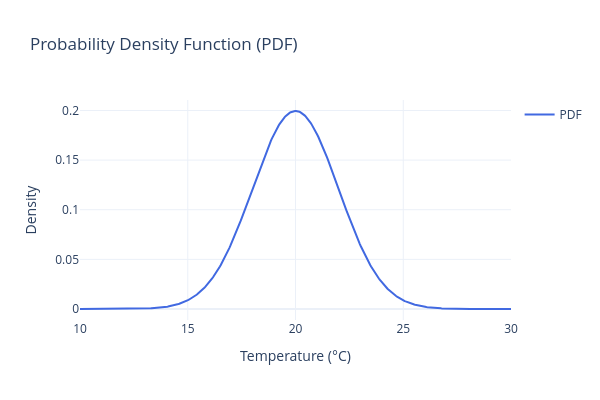

This figure's notebook cell:
### Code cell
# --- Quantile Function Example ---
# Let's find some quantiles
quantiles = [0.05, 0.25, 0.50, 0.75, 0.95]
quantile_values = [
    forecast_distribution.ppf(q) for q in quantiles
]  # ppf is the inverse of cdf

print(f"Forecast Mean: {forecast_mean}°C, Standard Deviation: {forecast_std}°C\n")
print("Key Quantiles:")
for q, val in zip(quantiles, quantile_values):
    print(f"  {q * 100:.0f}th Percentile: {val:.2f}°C")

# --- PDF Visualization (for intuition) ---
import plotly.graph_objs as go

# Create a Plotly figure for the PDF
pdf_trace = go.Scatter(
    x=x_values,
    y=forecast_distribution.pdf(x_values),
    mode="lines",
    name="PDF",
    line=dict(color="royalblue"),
)

layout = go.Layout(
    title="Probability Density Function (PDF)",
    xaxis=dict(title="Temperature (°C)"),
    yaxis=dict(title="Density"),
    template="plotly_white",
    height=400,
    width=600,
    showlegend=True,
)

fig = go.Figure(data=[pdf_trace], layout=layout)
fig.show()

### Figure 1 — Plotly figure (JSON) as saved in the notebook; plotly's stock layout.template omitted (floating-point values rounded to 4 significant figures; data arrays with more than 128 entries replaced by an {"elided": "..."} marker saying what was removed)
{"data": [{"line": {"color": "royalblue"}, "mode": "lines", "name": "PDF", "type": "scatter", "x": {"elided": "500 float values"}, "y": {"elided": "500 float values"}}], "layout": {"height": 400, "showlegend": true, "title": {"text": "Probability Density Function (PDF)"}, "width": 600, "xaxis": {"title": {"text": "Temperature (°C)"}}, "yaxis": {"title": {"text": "Density"}}}}
